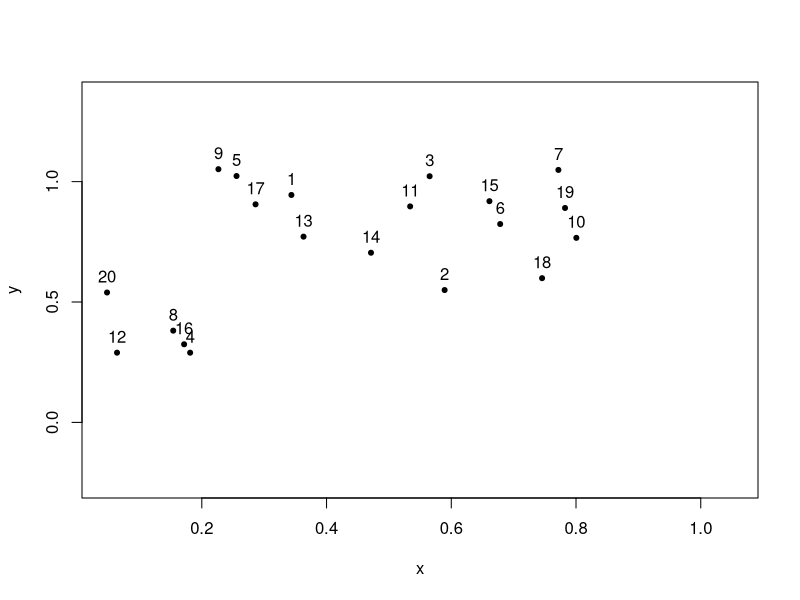
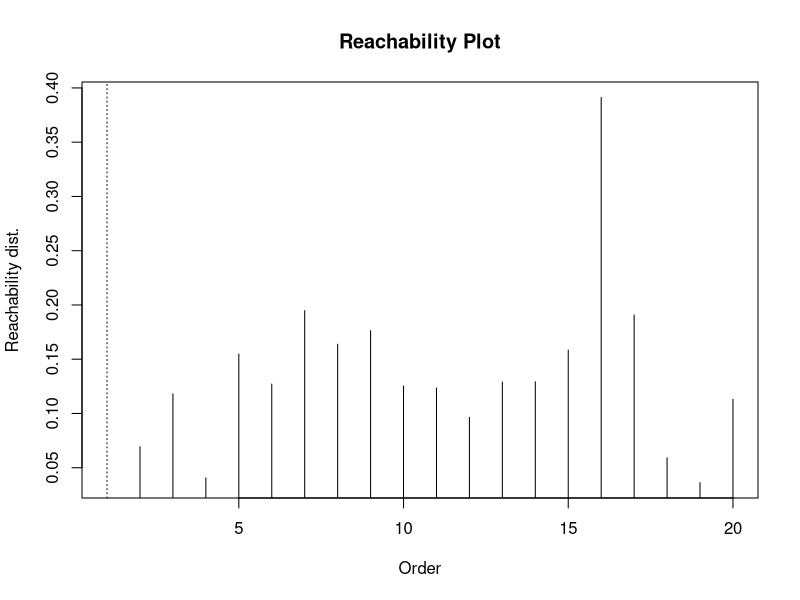
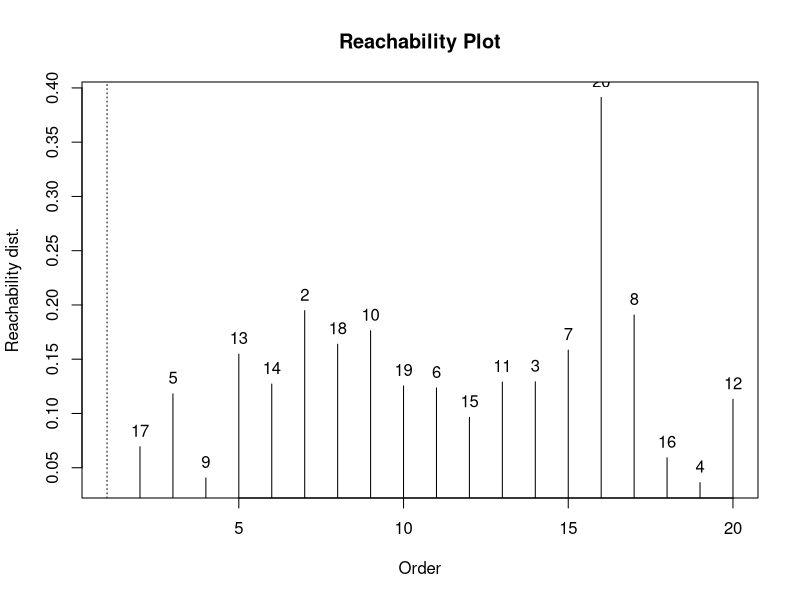
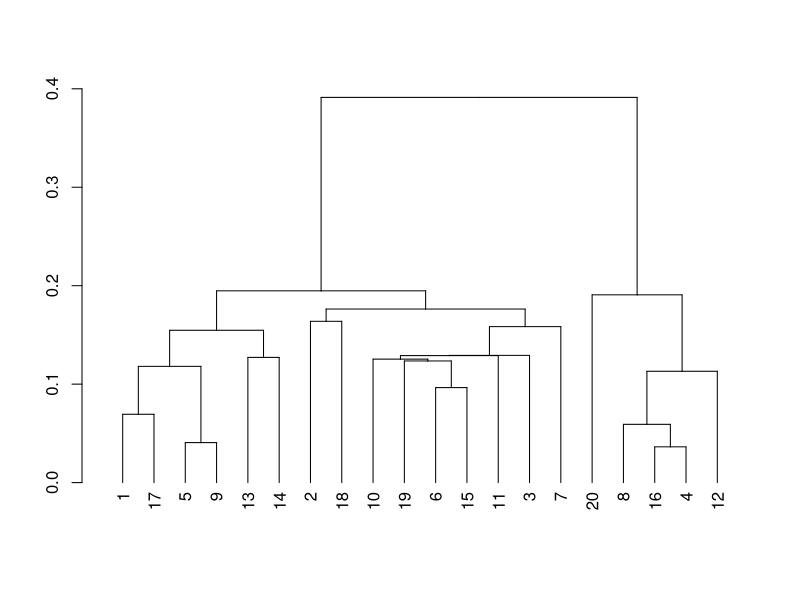
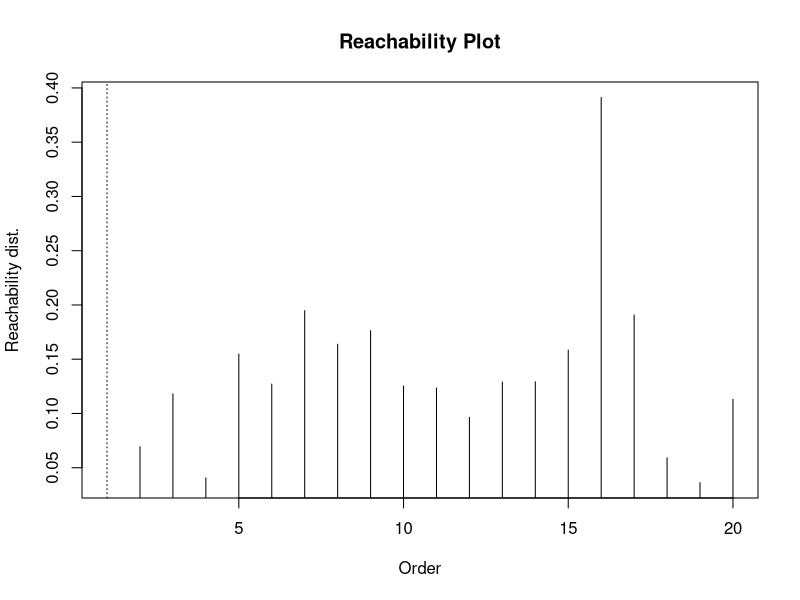

Source code (R) for these figures, in order:
library(dbscan)


### Name: reachability
### Title: Density Reachability Structures
### Aliases: reachability as.reachability as.reachability.optics
###   as.reachability.dendrogram as.dendrogram as.dendrogram.reachability
###   plot.reachability print.reachability
### Keywords: model clustering hierarchical clustering

### ** Examples

set.seed(2)
n <- 20

x <- cbind(
  x = runif(4, 0, 1) + rnorm(n, sd=0.1),
  y = runif(4, 0, 1) + rnorm(n, sd=0.1)
)

plot(x, xlim=range(x), ylim=c(min(x)-sd(x), max(x)+sd(x)), pch=20)
text(x = x, labels = 1:nrow(x), pos=3)

### run OPTICS
res <- optics(x, eps = 10,  minPts = 2)
res

### plot produces a reachability plot
plot(res)

### Extract reachability components from OPTICS
reach <- as.reachability(res)
reach

### plot still produces a reachability plot; points ids
### (rows in the original data) can be displayed with order_labels = TRUE
plot(reach, order_labels = TRUE)

### Reachability objects can be directly converted to dendrograms
dend <- as.dendrogram(reach)
dend
plot(dend)

### A dendrogram can be converted back into a reachability object
plot(as.reachability(dend))
